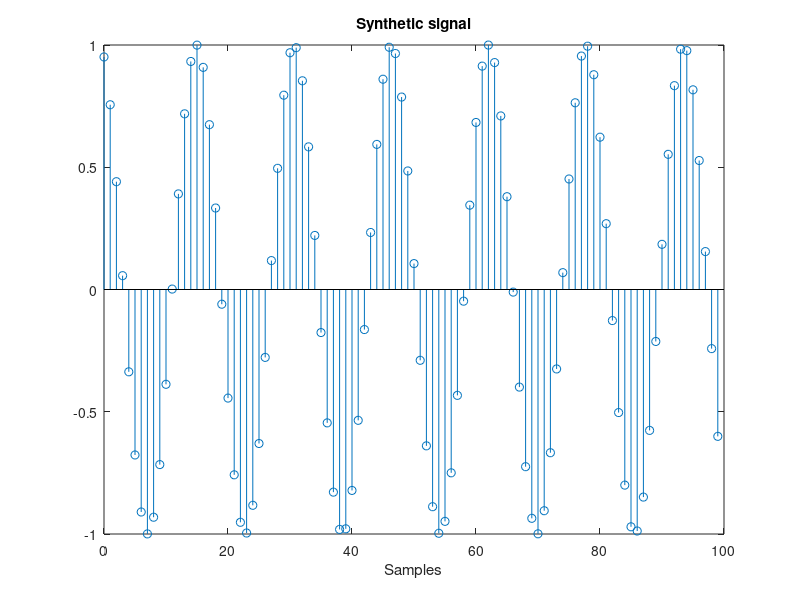

This figure's MATLAB source:
n = 0:99;                  % Discrete time indices
x = cos(0.1*pi+0.4*n); 	   % Signal 
stem(n,x);xlabel('Samples');% Visualize
title('Synthetic signal'); 
